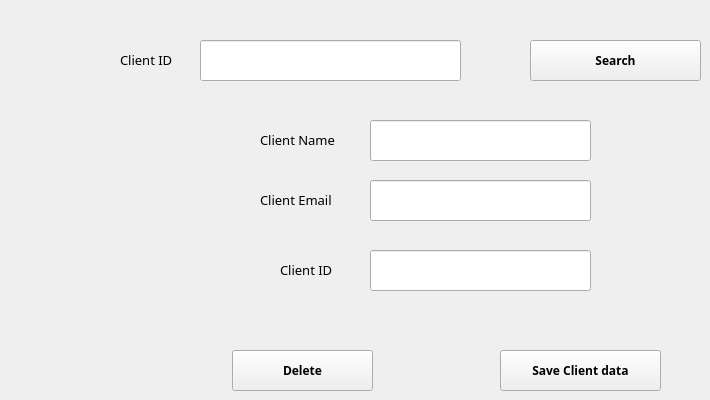
      <widget class="QWidget" name="tab_14">
       <attribute name="title">
        <string>Edit or delete a client</string>
       </attribute>
       <widget class="QPushButton" name="pushButton_23">
        <property name="geometry">
         <rect>
          <x>500</x>
          <y>350</y>
          <width>161</width>
          <height>41</height>
         </rect>
        </property>
        <property name="font">
         <font>
          <family>Noto Sans Armenian</family>
          <pointsize>9</pointsize>
          <weight>75</weight>
          <bold>true</bold>
         </font>
        </property>
        <property name="text">
         <string>Save Client data</string>
        </property>
       </widget>
       <widget class="QLineEdit" name="lineEdit_28">
        <property name="geometry">
         <rect>
          <x>200</x>
          <y>40</y>
          <width>261</width>
          <height>41</height>
         </rect>
        </property>
       </widget>
       <widget class="QPushButton" name="pushButton_24">
        <property name="geometry">
         <rect>
          <x>530</x>
          <y>40</y>
          <width>171</width>
          <height>41</height>
         </rect>
        </property>
        <property name="font">
         <font>
          <family>Noto Serif Armenian</family>
          <pointsize>9</pointsize>
          <weight>75</weight>
          <bold>true</bold>
         </font>
        </property>
        <property name="text">
         <string>Search</string>
        </property>
       </widget>
       <widget class="QPushButton" name="pushButton_25">
        <property name="geometry">
         <rect>
          <x>232</x>
          <y>350</y>
          <width>141</width>
          <height>41</height>
         </rect>
        </property>
        <property name="font">
         <font>
          <family>Noto Sans Armenian</family>
          <pointsize>9</pointsize>
          <weight>75</weight>
          <bold>true</bold>
         </font>
        </property>
        <property name="text">
         <string>Delete</string>
        </property>
       </widget>
       <widget class="QLabel" name="label_41">
        <property name="geometry">
         <rect>
          <x>120</x>
          <y>50</y>
          <width>71</width>
          <height>20</height>
         </rect>
        </property>
        <property name="font">
         <font>
          <family>Noto Sans Armenian</family>
          <pointsize>10</pointsize>
          <weight>50</weight>
          <bold>false</bold>
         </font>
        </property>
        <property name="text">
         <string>Client ID</string>
        </property>
       </widget>
       <widget class="QLabel" name="label_33">
        <property name="geometry">
         <rect>
          <x>260</x>
          <y>130</y>
          <width>101</width>
          <height>20</height>
         </rect>
        </property>
        <property name="font">
         <font>
          <family>Noto Sans Armenian</family>
          <pointsize>10</pointsize>
          <weight>50</weight>
          <bold>false</bold>
         </font>
        </property>
        <property name="text">
         <string>Client Name</string>
        </property>
       </widget>
       <widget class="QLabel" name="label_34">
        <property name="geometry">
         <rect>
          <x>280</x>
          <y>260</y>
          <width>71</width>
          <height>20</height>
         </rect>
        </property>
        <property name="font">
         <font>
          <family>Noto Sans Armenian</family>
          <pointsize>10</pointsize>
          <weight>50</weight>
          <bold>false</bold>
         </font>
        </property>
        <property name="text">
         <string>Client ID</string>
        </property>
       </widget>
       <widget class="QLineEdit" name="lineEdit_26">
        <property name="geometry">
         <rect>
          <x>370</x>
          <y>120</y>
          <width>221</width>
          <height>41</height>
         </rect>
        </property>
       </widget>
       <widget class="QLineEdit" name="lineEdit_27">
        <property name="geometry">
         <rect>
          <x>370</x>
          <y>250</y>
          <width>221</width>
          <height>41</height>
         </rect>
        </property>
       </widget>
       <widget class="QLineEdit" name="lineEdit_29">
        <property name="geometry">
         <rect>
          <x>370</x>
          <y>180</y>
          <width>221</width>
          <height>41</height>
         </rect>
        </property>
       </widget>
       <widget class="QLabel" name="label_35">
        <property name="geometry">
         <rect>
          <x>260</x>
          <y>190</y>
          <width>101</width>
          <height>20</height>
         </rect>
        </property>
        <property name="font">
         <font>
          <family>Noto Sans Armenian</family>
          <pointsize>10</pointsize>
          <weight>50</weight>
          <bold>false</bold>
         </font>
        </property>
        <property name="text">
         <string>Client Email</string>
        </property>
       </widget>
      </widget>
